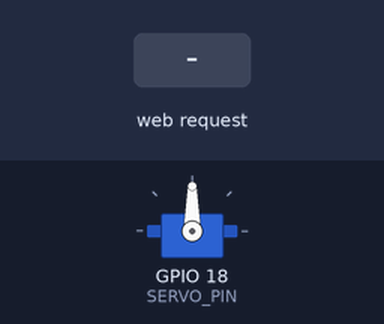
Recording of a sketch running on a simulated ESP32. On the bench: servo. The test bench sets the inputs (shaded band). WiFi joins after 1.5 s; servers stay silent unless stated; what the sketch prints to the serial monitor is not drawn.

Above: at 2.7 s.
2.8 s: HTTP request GET /servo2?pos2=1 received
At 3.3 s:
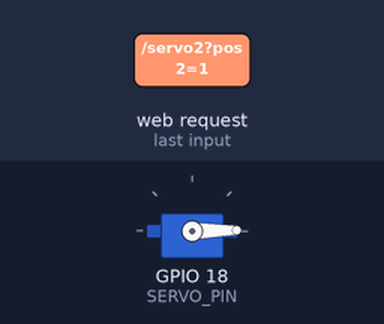
4.3 s: HTTP request GET /servo2?pos2=120 received
At 5.7 s:
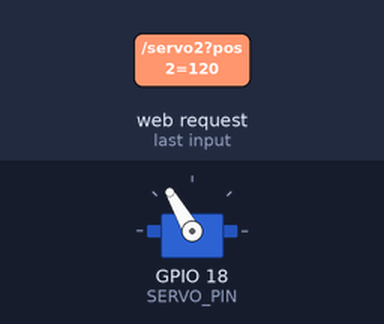
Timing chart, 0 to 7.3 s (numbered marks = the images above; inputs shaded):
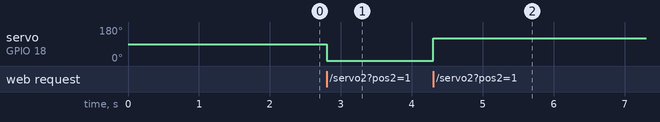

Measured:
- after the input at 2.8 s, servo on GPIO 18 (SERVO_PIN): 90° → 1° at once
- after the input at 4.3 s, servo on GPIO 18 (SERVO_PIN): 1° → 120° at once

The sketch:

receiver2.ino
```cpp
#include <WiFi.h>
#include <WebServer.h>
#include <ESP32Servo.h>

// WiFi credentials (must match the transmitter's AP)
const char* ssid = "ESP32-12341";
const char* password = "12345678";


// Servo setup
#define SERVO_PIN 18
Servo myServo;

// Web server on port 80
WebServer server(80);

// Handle servo1 requests: /servo1?pos1=90
void handleServo2() {
  if (server.hasArg("pos2")) {
    int pos = server.arg("pos2").toInt();
    pos = constrain(pos, 0, 180);
    myServo.write(pos);
    Serial.printf("Moving servo to %d degrees\n", pos);
    server.send(200, "text/plain", "Moved to " + String(pos) + "°");
  } else {
    server.send(400, "text/plain", "Missing pos2 parameter");
  }
}

// (Optional) second handler if this device controls another servo
// void handleServo2() { ... }

void setup() {
  Serial.begin(115200);
  myServo.attach(SERVO_PIN);

  IPAddress local_IP(192, 168, 4, 69);  // ESP32's IP
  IPAddress gateway(192, 168, 4, 1);    // Your router
  IPAddress subnet(255, 255, 255, 0);   // Subnet mask

  WiFi.config(local_IP, gateway, subnet);

  // Connect to transmitter's Access Point
  Serial.println("Connecting to transmitter's AP...");
  WiFi.begin(ssid, password);
  while (WiFi.status() != WL_CONNECTED) {
    delay(500);
    Serial.print(".");
  }
  Serial.println("\nConnected!");
  Serial.print("IP Address: ");
  Serial.println(WiFi.localIP());
  Serial.print("MAC Address: ");
  Serial.println(WiFi.macAddress());

  server.on("/servo2", handleServo2);
  server.begin();
  Serial.println("Receiver web server started");
}

void loop() {
  server.handleClient();
}
```
